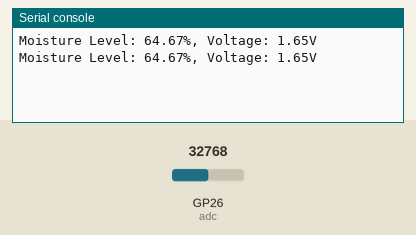
Recording of a program running on a simulated Raspberry Pi Pico running MicroPython. Shown: the last lines printed to the serial console. The test bench sets the inputs (shaded band); at power-on: GP26 (adc) = 32768 (analog values on the 0–65535 scale).

Above: at 1.2 s.
1.3 s: GP26 (adc) set to 45874
At 2.6 s:
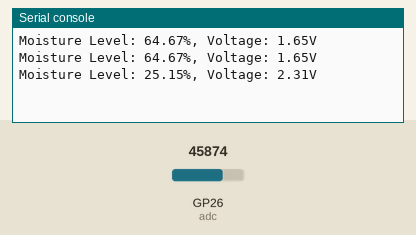
2.8 s: GP26 (adc) set to 57670
At 3.4 s:
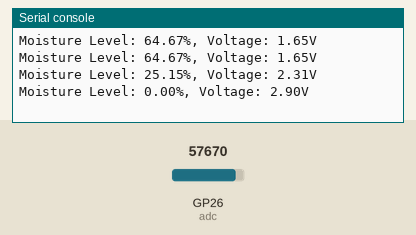
Timing chart, 0 to 5.8 s (numbered marks = the images above; inputs shaded):
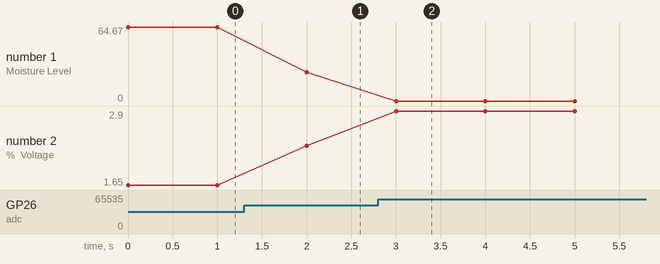

The program:

moisture_read_update.py
```python
import machine
import utime

# Setup ADC
adc = machine.ADC(26)  # GPIO 26, Pin 31

# Calibration values based on your readings
dry_voltage = 2.73  # Voltage for dry soil (example from your readings)
wet_voltage = 1.06  # Voltage for wet soil (example from your readings)

while True:
    # Read ADC value and convert to voltage
    moisture_value = adc.read_u16()  # Read ADC value (0-65535)
    voltage = moisture_value * 3.3 / 65535  # Convert ADC value to voltage

    # Calculate moisture percentage
    if voltage >= dry_voltage:
        moisture_percentage = 0  # Dry soil
    elif voltage <= wet_voltage:
        moisture_percentage = 100  # Fully saturated soil
    else:
        # Scale the voltage to a percentage between dry and wet readings
        moisture_percentage = ((dry_voltage - voltage) / (dry_voltage - wet_voltage)) * 100

    print(f"Moisture Level: {moisture_percentage:.2f}%, Voltage: {voltage:.2f}V")
    utime.sleep(1)
```

Measured:
- after the input at 1.3 s, the serial console: prints a new line after 0.70 s (image 1)
- after the input at 2.8 s, the serial console: prints a new line after 0.20 s (image 2)
- plotted number 1: 64.67 → 25.15 after the input at 1.3 s, 25.15 → 0 after the input at 2.8 s
- plotted number 2: 1.65 → 2.31 after the input at 1.3 s, 2.31 → 2.9 after the input at 2.8 s
